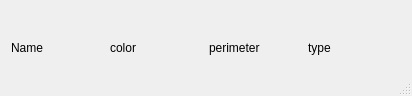
<?xml version="1.0" encoding="UTF-8"?>
<ui version="4.0">
 <class>sort</class>
 <widget class="QDialog" name="sort">
  <property name="geometry">
   <rect>
    <x>0</x>
    <y>0</y>
    <width>412</width>
    <height>96</height>
   </rect>
  </property>
  <property name="sizePolicy">
   <sizepolicy hsizetype="MinimumExpanding" vsizetype="MinimumExpanding">
    <horstretch>0</horstretch>
    <verstretch>0</verstretch>
   </sizepolicy>
  </property>
  <property name="windowTitle">
   <string>Dialog</string>
  </property>
  <property name="sizeGripEnabled">
   <bool>true</bool>
  </property>
  <layout class="QGridLayout" name="gridLayout">
   <item row="0" column="1">
    <widget class="QLabel" name="label_3">
     <property name="text">
      <string>color</string>
     </property>
    </widget>
   </item>
   <item row="0" column="3">
    <widget class="QLabel" name="label_5">
     <property name="text">
      <string>type</string>
     </property>
    </widget>
   </item>
   <item row="0" column="0">
    <widget class="QLabel" name="label">
     <property name="text">
      <string>Name</string>
     </property>
    </widget>
   </item>
   <item row="0" column="2">
    <widget class="QLabel" name="label_2">
     <property name="text">
      <string>perimeter</string>
     </property>
    </widget>
   </item>
  </layout>
 </widget>
 <resources/>
 <connections/>
</ui>
